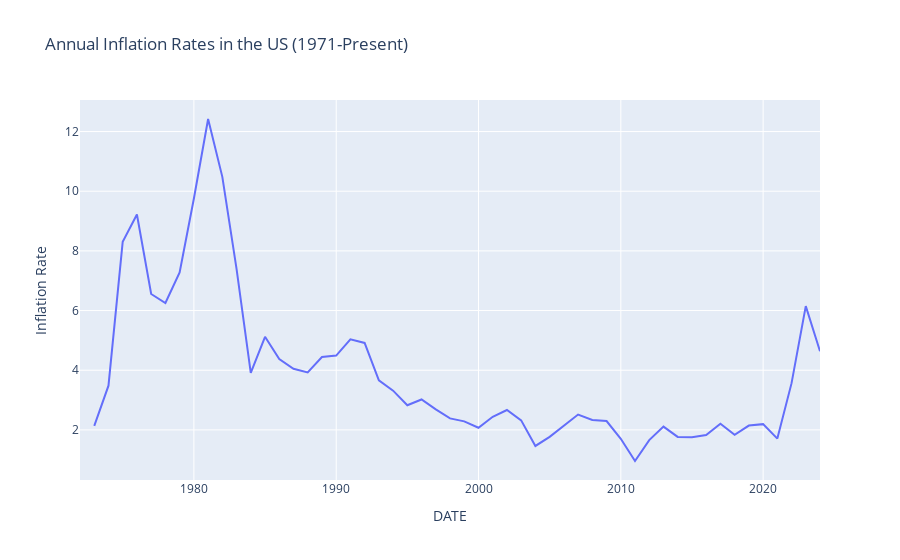

Notebook code cell kept with this figure:
### Code cell
import plotly.express as px

# Creating an interactive line plot
fig = px.line(annual_cpi_df, x='DATE', y='Inflation Rate', title='Annual Inflation Rates in the US (1971-Present)')
fig.show()
